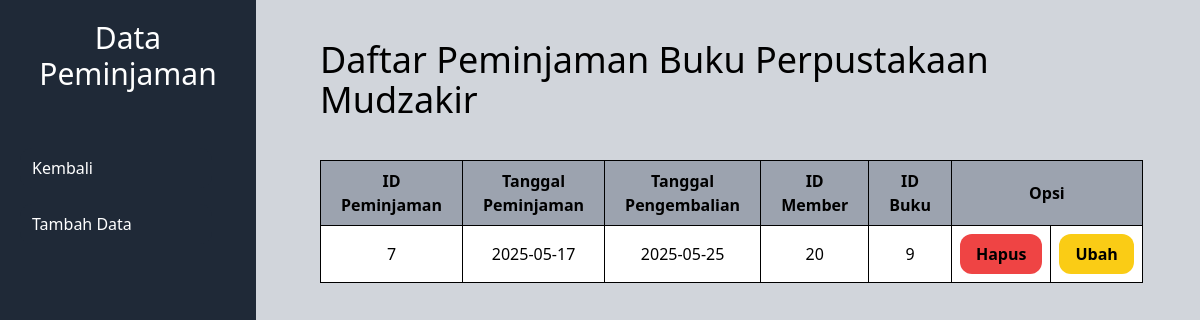
The app's page /Peminjaman.php with its own data.
### tables this page shows
CREATE TABLE `peminjaman` (
  `id_peminjaman` int(11) NOT NULL,
  `tgl_pinjam` date NOT NULL,
  `tgl_kembali` date NOT NULL,
  `id_buku` int(11) NOT NULL,
  `id_member` int(11) NOT NULL
);

### Model.php (the view, shortened to what this page needs)
<?php
function TampilDataPeminjaman($koneksi){
    $ambil_data = mysqli_query($koneksi, "SELECT * FROM peminjaman");
    while ($tampil = mysqli_fetch_array($ambil_data)) {
        echo "
        <tr class='odd:bg-white even:bg-gray-200'>
            <td class='border border-black p-2 text-center'>$tampil[id_peminjaman]</td>
            <td class='border border-black p-2 text-center'>$tampil[tgl_pinjam]</td>
            <td class='border border-black p-2 text-center'>$tampil[tgl_kembali]</td>
            <td class='border border-black p-2 text-center'>$tampil[id_member]</td>
            <td class='border border-black p-2 text-center'>$tampil[id_buku]</td>
            <td class='border border-black p-2 text-center'>
                <a href='?kode=$tampil[id_peminjaman]'>
                    <button class='bg-red-500 text-black font-semibold px-4 py-2 rounded-xl hover:bg-black hover:text-white transition duration-300 transform hover:scale-105'>
                        Hapus
                    </button>
                </a>
            </td>
            <td class='border border-black p-2 text-center'>
                <a href='FormUbahPeminjaman.php?kode=$tampil[id_peminjaman]'>
                    <button class='bg-yellow-400 text-black font-semibold px-4 py-2 rounded-xl hover:bg-black hover:text-yellow-500 transition duration-300 transform hover:scale-105'>
                        Ubah
                    </button>
                </a>
            </td>
        </tr>
        ";
    }
}
?>

### records on screen
peminjaman: id_peminjaman "7", tgl_pinjam "2025-05-17", tgl_kembali "2025-05-25", id_member "20", id_buku "9"
